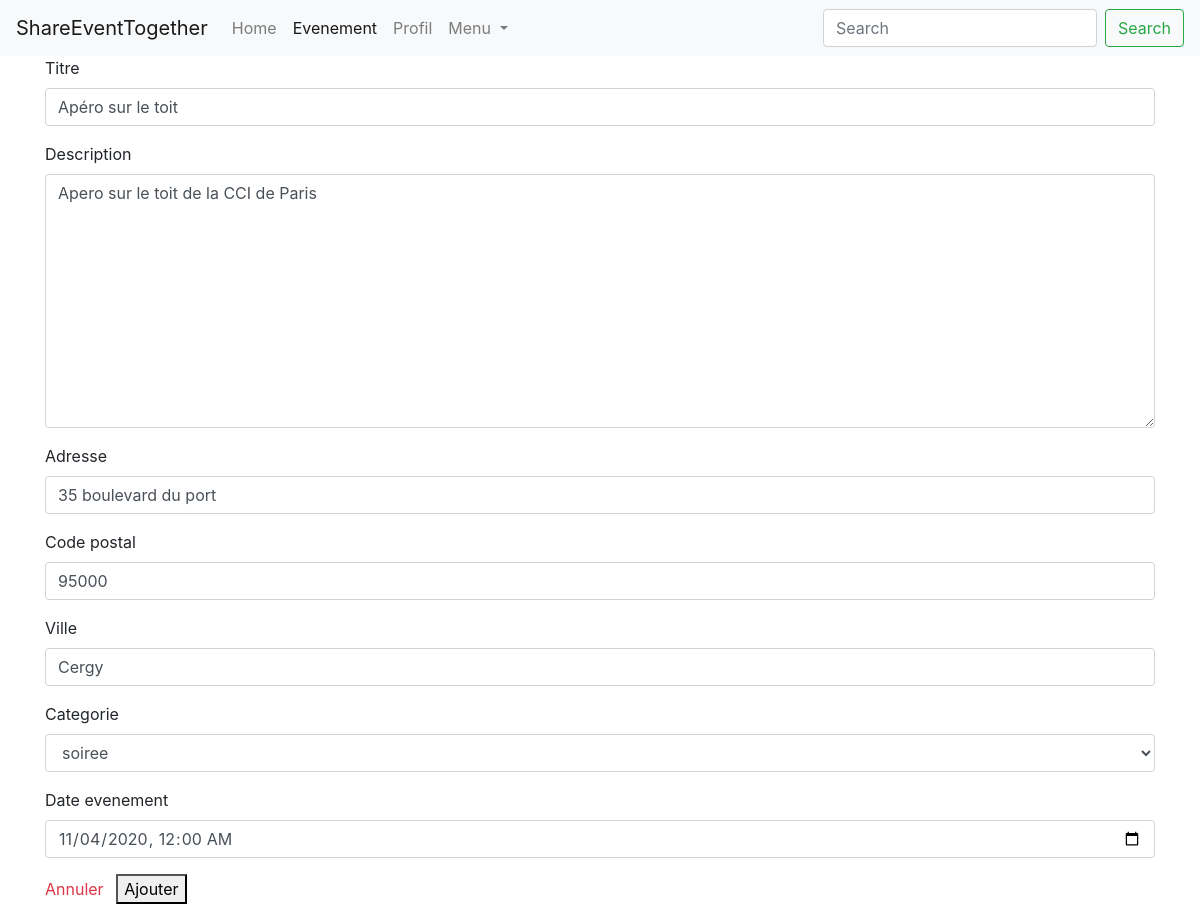
The page /profile/evenements/2/modifier (signed in) on the database as committed earlier.
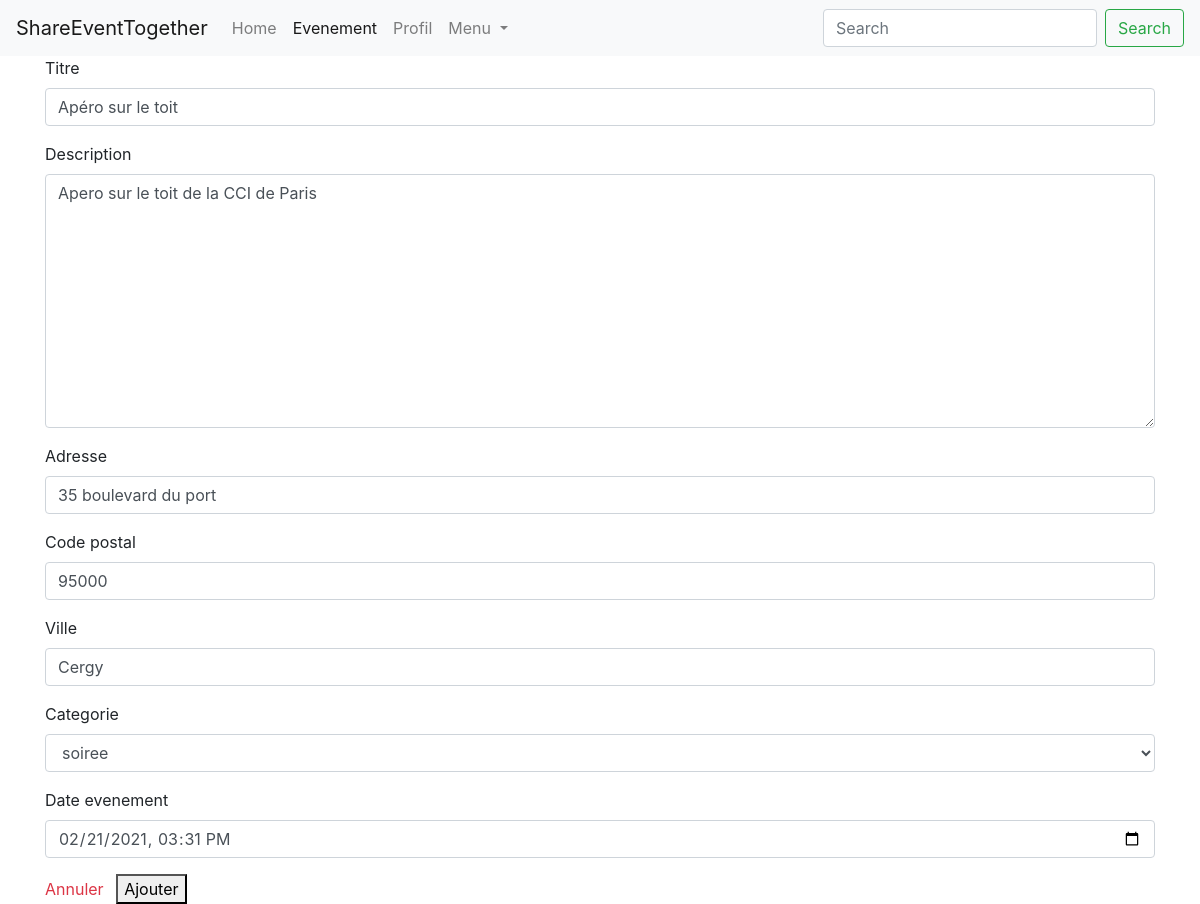
The same page on the database as committed later.
### events/models.py (models this page shows, shortened)
class Event(models.Model):
    PARTY_CATEGORY = 'soiree'
    GAME_CATEGORY = 'jeux'
    TOURISM_CATEGORY = 'tourisme'
    AREA_CATEGORY = 'plein air'
    CATEGORY_CHOICES = (
        (PARTY_CATEGORY, 'soiree'),
        (GAME_CATEGORY, 'jeux'),
        (TOURISM_CATEGORY, 'tourisme'),
        (AREA_CATEGORY, 'plein air')
    )
    person = models.ForeignKey('persons.Person', on_delete=models.CASCADE)
    title = models.CharField('titre', max_length=150)
    description = models.TextField('description')
    address = models.CharField('adresse', max_length=100)
    zip_code = models.IntegerField('code postal')
    city = models.CharField('ville', max_length=50)
    category = models.CharField('categorie', choices=CATEGORY_CHOICES, max_length=20)
    created_at = models.DateTimeField('crée à', auto_now=True)
    event_date = models.DateTimeField('date evenement', auto_now=False)

### events/views/events.py (the view, shortened to what this page needs)
# urls.py: path('profile/evenements/<int:event_id>/modifier', EditEventView.as_view(), name='edit-event'),
class EditEventView(PersonView):
    def get(self, request, event_id):
        user = request.user
        person = get_person_by_user(user)
        event = get_event_by_id(event_id)
        print(event.event_date)
        form = EventForm(instance=event)
        context = {
            'person': person,
            'form': form,
            'navigation_items': navigation.navigation_items(navigation.NAV_EVENEMENT),
        }
        return render(request, 'persons/events/my_events_form.html', context)

### events/forms.py
class EventForm(forms.ModelForm):
    class Meta:
        model = Event
        exclude = ['person', 'created_at']
        widgets = {
            'event_date': forms.DateTimeInput(attrs={'type': 'datetime-local'})
        }

### events/models_helpers.py (called while the page is built)
def get_person_by_user(user):
    return Person.objects.get(user=user)

def get_event_by_id(event_id):
    return Event.objects.get(pk=event_id)

### events/navigation.py (called while the page is built)
def navigation_items(selected_item=None):
    items = []
    for name, shortcut in NAV_ITEMS:
        items.append({
            'name': name,
            'url': reverse(shortcut),
            'active': True if selected_item == name else False,
        })
    return items

### events/templates/persons/events/my_events_form.html (shortened to what this page needs)
{% extends 'persons/base_navbar.html' %}
{% load bootstrap4 %}
{% block content %}
    <form id="picker" method="post">
        <div>
            {% bootstrap_field form.title required_css_class='required'%}
            {% bootstrap_field form.description required_css_class='required'%}
            {% bootstrap_field form.address required_css_class='required'%}
            {% bootstrap_field form.zip_code required_css_class='required'%}
            {% bootstrap_field form.city required_css_class='required'%}
            {% bootstrap_field form.category required_css_class='required'%}
            {% bootstrap_field form.event_date required_css_class='required'%}
        </div>
        <a class="text-danger mr-2" href="{% url 'profil-events' %}">Annuler</a>
        <button type="submit">Ajouter</button>
    </form>
{% endblock %}

Rows that differ between the two databases and show on the page:
changed Event "Apéro sur le toit": event_date "11/04/2020 00:00" → "02/21/2021 15:31"
